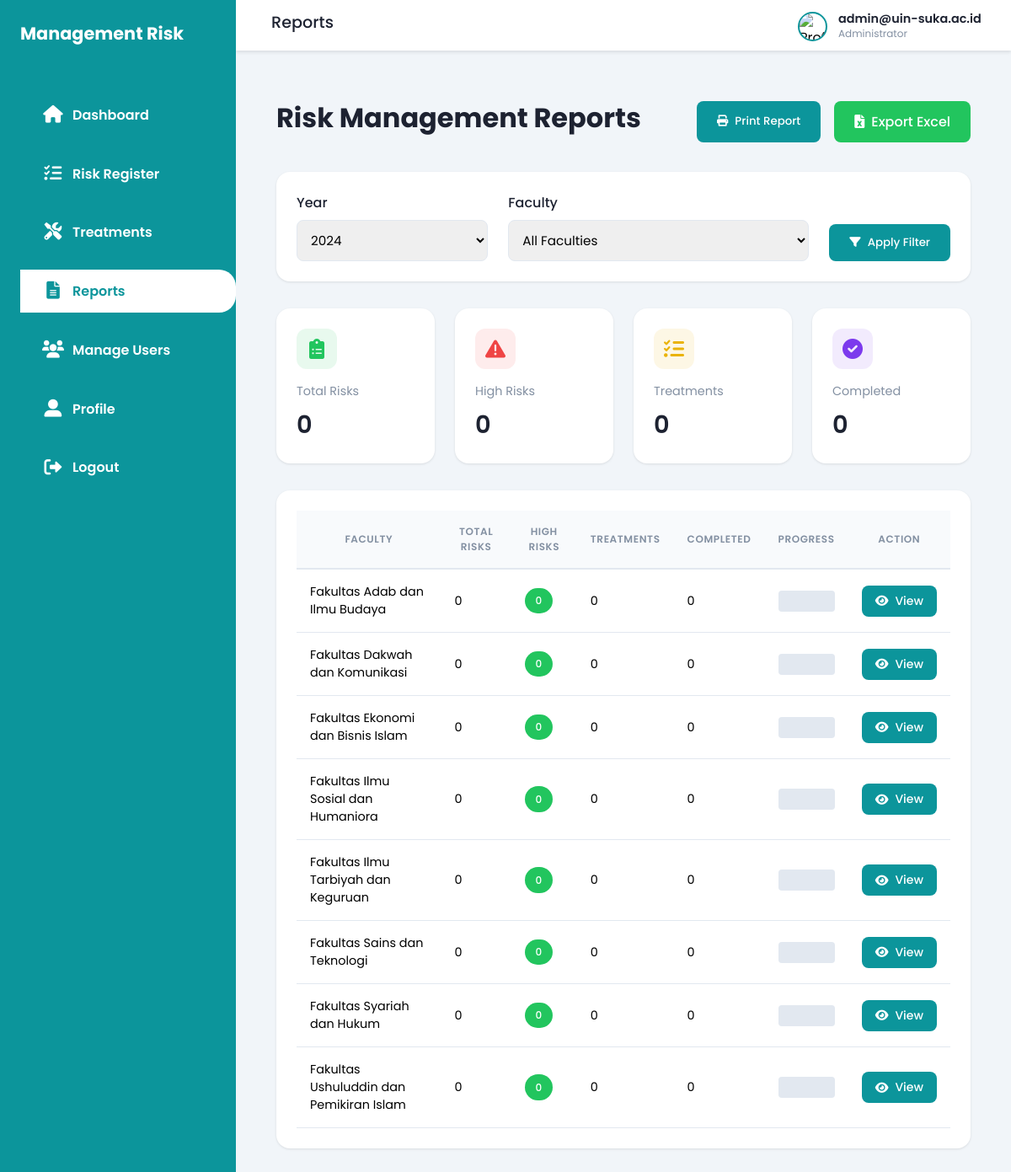
The app's page /reports (signed in) with its own data.
### tables this page shows
CREATE TABLE `fakultas` (
  `id` int(11) NOT NULL,
  `nama` varchar(255) NOT NULL,
  `kode` varchar(50) NOT NULL,
  `created_at` timestamp NOT NULL DEFAULT current_timestamp()
);

### app/Http/Controllers/ReportsController.php (called while the page is built, shortened)
<?php
class ReportsController
{
    private $service;
    public function __construct()
    {
        $this->service = new ReportsService();
    }
    public function index()
    {
        $tahun       = $_GET['tahun'] ?? date('Y');
        $fakultas_id = $_GET['fakultas_id'] ?? null;
        $summary   = $this->service->getSummary($tahun, $fakultas_id);
        $reportsSummary   = $summary;
        $filterYear       = $tahun;
        require __DIR__ . '/../../../resources/views/reports/index.blade.php';
    }
}

### app/Router.php (called while the page is built, shortened)
<?php
class Router
{
    protected $routesGet = [];
    protected $routesPost = [];
    public function get($path, $action)
    {
        $this->routesGet[$path] = $action;
    }
    public function post($path, $action)
    {
        $this->routesPost[$path] = $action;
    }
    public function dispatch($method, $uri)
    {
        if ($method === 'GET') {
            if (isset($this->routesGet[$uri])) {
                return $this->callAction($this->routesGet[$uri]);
            }
        } elseif ($method === 'POST') {
            if (isset($this->routesPost[$uri])) {
                return $this->callAction($this->routesPost[$uri]);
            }
        }
    }
    protected function callAction($action)
    {
        if (is_callable($action)) {
            return call_user_func($action);
        } elseif (is_string($action)) {
            if (strpos($action, '@') !== false) {
                list($controller, $method) = explode('@', $action);
                $obj = new $controller();
                return $obj->$method();
            }
        }
    }
}

### public/index.php (called while the page is built, shortened)
<?php
$router = new \App\Router();
$router->get('/', function() {
    if (isset($_SESSION['user_id'])) {
        header('Location: '.$_SESSION['base_uri'].'/dashboard');
        exit;
    } else {
        header('Location: '.$_SESSION['base_uri'].'/login');
        exit;
    }
});
$router->get('/dashboard', function() {
    (new \App\Http\Middleware\AuthMiddleware())->handle();
    (new \App\Http\Controllers\DashboardController())->index();
 });
$router->get('/login', 'AuthController@showLogin');
$router->post('/login', 'AuthController@processLogin');
$router->get('/logout', 'AuthController@logout');
$router->get('/dashboard', 'DashboardController@index');
$router->get('/risk-register', 'RiskRegisterController@index');
$router->get('/risk-register/create', 'RiskRegisterController@create');
$router->post('/risk-register/store', 'RiskRegisterController@store');
$router->get('/risk-register/view', 'RiskRegisterController@view');
$router->get('/risk-register/edit', 'RiskRegisterController@edit');
$router->post('/risk-register/update', 'RiskRegisterController@update');
$router->get('/risk-register/delete', 'RiskRegisterController@delete');
$router->get('/treatments', 'TreatmentsController@index');
$router->get('/treatments/create', 'TreatmentsController@create');
$router->post('/treatments/store', 'TreatmentsController@store');
$router->get('/treatments/edit', 'TreatmentsController@edit');
$router->post('/treatments/update', 'TreatmentsController@update');
$router->get('/treatments/delete', 'TreatmentsController@delete');
$router->get('/reports', 'ReportsController@index');
$router->get('/reports/detail', 'ReportsController@detail');
$router->get('/reports/export', 'ReportsController@export');
$router->get('/users', 'UsersController@index');
$router->get('/users/create', 'UsersController@create');
$router->post('/users/store', 'UsersController@store');
$router->get('/users/edit', 'UsersController@edit');
$router->post('/users/update', 'UsersController@update');
$router->get('/users/delete', 'UsersController@delete');
$router->get('/profile', 'ProfileController@index');
$router->get('/profile/edit', 'ProfileController@edit');
$router->post('/profile/update', 'ProfileController@update');
$scriptName = $_SERVER['SCRIPT_NAME'];
$scriptDir  = str_replace("/index.php", "", $scriptName);
$requestUri = $_SERVER['REQUEST_URI'];
$method     = $_SERVER['REQUEST_METHOD'];
$path = str_replace($scriptDir, '', $requestUri);
$router->dispatch($method, $path);

### config/database.php (called while the page is built, shortened)
<?php
class Database
{
    private static $instance = null;
    private $connection;
    private function __construct()
    {
        $host = 'localhost';
        $user = 'root';
        $pass = '';
        $dbname = 'bbp_risk_management';
        $this->connection = new mysqli($host, $user, $pass, $dbname);
        $this->connection->set_charset("utf8mb4");
    }
    public static function getInstance()
    {
        if (!self::$instance) {
            self::$instance = new Database();
        }
        return self::$instance;
    }
    public function getConnection()
    {
        return $this->connection;
    }
}

### app/Services/ReportsService.php (called while the page is built, shortened)
<?php
class ReportsService implements ReportsInterface
{
    private $conn;
    public function __construct()
    {
        $this->conn = Database::getInstance()->getConnection();
    }
    public function getSummary($tahun, $fakultasId = null)
    {
        $sql = "SELECT
            f.id as fakultas_id,
            f.nama as fakultas_nama,
            COUNT(r.id) as total_risks,
            SUM(CASE WHEN r.risk_level_inherent IN ('T','ST') THEN 1 ELSE 0 END) as high_risks,
            COUNT(t.id) as total_treatments,
            SUM(CASE WHEN mt.realisasi = 1 THEN 1 ELSE 0 END) as completed_treatments
        FROM fakultas f
        LEFT JOIN risk_registers r ON f.id = r.fakultas_id
        LEFT JOIN risk_treatments t ON r.id = t.risk_register_id
        LEFT JOIN mitigation_timeline mt ON t.id = mt.treatment_id AND mt.tahun = ?
        WHERE 1=1";
        $params = [];
        $types  = 'i';
        $params[] = $tahun;
        $sql .= " GROUP BY f.id, f.nama
                  ORDER BY f.nama";
        $stmt = $this->conn->prepare($sql);
        $stmt->bind_param($types, ...$params);
        $stmt->execute();
        return $stmt->get_result()->fetch_all(\MYSQLI_ASSOC);
    }
}

### resources/views/reports/index.blade.php (the view, shortened to what this page needs)
<?php
global $reportsFaculties, $reportsSummary, $filterYear, $filterFaculty;
?>
<link rel="stylesheet" href="<?= $_SESSION['base_uri'] ?>/assets/css/reports.css">
<div class="reports-container">
    <div class="reports-header">
        <h1 class="page-title">Risk Management Reports</h1>
        <div class="header-actions">
            <button class="btn btn-primary" onclick="window.print()">
                <i class="fas fa-print"></i> Print Report
            </button>
            <a href="<?= $_SESSION['base_uri'] ?>/reports/export" class="btn btn-success">
                <i class="fas fa-file-excel"></i> Export Excel
            </a>
        </div>
    </div>
    <div class="filter-section">
        <form method="GET" class="filter-form" action="<?= $_SESSION['base_uri'] ?>/reports">
            <div class="form-group">
                <label>Year</label>
                <select name="tahun" class="form-control">
                    <?php for($y=2020; $y<=date('Y'); $y++): ?>
                        <option value="<?= $y ?>" <?= ($y==$filterYear?'selected':'') ?>>
                            <?= $y ?>
                        </option>
                    <?php endfor; ?>
                </select>
            </div>
            <div class="form-group">
                <label>Faculty</label>
                <select name="fakultas_id" class="form-control">
                    <option value="">All Faculties</option>
                </select>
            </div>
            <button type="submit" class="btn btn-primary">
                <i class="fas fa-filter"></i> Apply Filter
            </button>
        </form>
    </div>
    <div class="stats-grid">
        <div class="stat-card">
            <div class="stat-header">
                <div class="stat-icon" style="background: rgba(34, 197, 94, 0.1); color: var(--color-low)">
                    <i class="fas fa-clipboard-list"></i>
                </div>
            </div>
            <div class="stat-title">Total Risks</div>
            <div class="stat-value"><?= array_sum(array_column($reportsSummary,'total_risks')) ?></div>
        </div>
        <div class="stat-card">
            <div class="stat-header">
                <div class="stat-icon" style="background: rgba(239, 68, 68, 0.1); color: var(--color-high)">
                    <i class="fas fa-exclamation-triangle"></i>
                </div>
            </div>
            <div class="stat-title">High Risks</div>
            <div class="stat-value"><?= array_sum(array_column($reportsSummary,'high_risks')) ?></div>
        </div>
        <div class="stat-card">
            <div class="stat-header">
                <div class="stat-icon" style="background: rgba(234, 179, 8, 0.1); color: var(--color-medium)">
                    <i class="fas fa-tasks"></i>
                </div>
            </div>
            <div class="stat-title">Treatments</div>
            <div class="stat-value"><?= array_sum(array_column($reportsSummary,'total_treatments')) ?></div>
        </div>
        <div class="stat-card">
            <div class="stat-header">
                <div class="stat-icon" style="background: rgba(124, 58, 237, 0.1); color: var(--color-extreme)">
                    <i class="fas fa-check-circle"></i>
                </div>
            </div>
            <div class="stat-title">Completed</div>
            <div class="stat-value"><?= array_sum(array_column($reportsSummary,'completed_treatments')) ?></div>
        </div>
    </div>
    <div class="risk-table-container">
        <table class="table">
            <thead>
                <tr>
                    <th>Faculty</th>
                    <th>Total Risks</th>
                    <th>High Risks</th>
                    <th>Treatments</th>
                    <th>Completed</th>
                    <th>Progress</th>
                    <th>Action</th>
                </tr>
            </thead>
            <tbody>
            <?php foreach($reportsSummary as $row): ?>
                <tr>
                    <td><?= htmlspecialchars($row['fakultas_nama']) ?></td>
                    <td><?= $row['total_risks'] ?></td>
                    <td>
                        <?php if ($row['high_risks'] > 0): ?>
                            <span class="risk-badge high"><?= $row['high_risks'] ?></span>
                        <?php else: ?>
                            <span class="risk-badge low">0</span>
                        <?php endif; ?>
                    </td>
                    <td><?= $row['total_treatments'] ?></td>
                    <td><?= $row['completed_treatments'] ?></td>
                    <td>
                        <div class="progress">
                        </div>
                    </td>
                    <td>
                        <a href="<?= $_SESSION['base_uri'] ?>/reports/detail?fakultas_id=<?= $row['fakultas_id'] ?>&tahun=<?= $filterYear ?>"
                           class="btn btn-info">
                            <i class="fas fa-eye"></i> View
                        </a>
                    </td>
                </tr>
            <?php endforeach; ?>
            </tbody>
        </table>
    </div>
</div>
<?php
require __DIR__ . '/../../layouts/app.blade.php';

### records on screen
fakultas: nama "Fakultas Adab dan Ilmu Budaya", total_risks "0", total_treatments "0", completed_treatments "0"
fakultas: nama "Fakultas Dakwah dan Komunikasi", total_risks "0", total_treatments "0", completed_treatments "0"
fakultas: nama "Fakultas Ekonomi dan Bisnis Islam", total_risks "0", total_treatments "0", completed_treatments "0"
fakultas: nama "Fakultas Ilmu Sosial dan Humaniora", total_risks "0", total_treatments "0", completed_treatments "0"
fakultas: nama "Fakultas Ilmu Tarbiyah dan Keguruan", total_risks "0", total_treatments "0", completed_treatments "0"
fakultas: nama "Fakultas Sains dan Teknologi", total_risks "0", total_treatments "0", completed_treatments "0"
fakultas: nama "Fakultas Syariah dan Hukum", total_risks "0", total_treatments "0", completed_treatments "0"
fakultas: nama "Fakultas Ushuluddin dan Pemikiran Islam", total_risks "0", total_treatments "0", completed_treatments "0"

### other values on screen
$pageTitle "Reports"
$_SESSION['user_email'] "admin@uin-suka.ac.id"
array_sum(array_column($reportsSummary,'total_risks')) "0"
array_sum(array_column($reportsSummary,'high_risks')) "0"
array_sum(array_column($reportsSummary,'total_treatments')) "0"
array_sum(array_column($reportsSummary,'completed_treatments')) "0"
form field tahun "2024"
